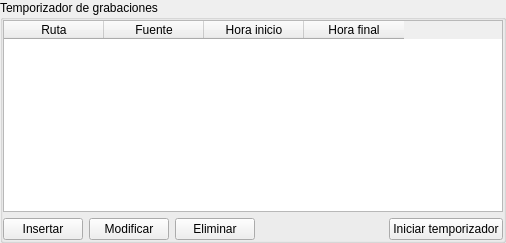
      <widget class="QGroupBox" name="groupBox_4">
       <property name="sizePolicy">
        <sizepolicy hsizetype="Expanding" vsizetype="Expanding">
         <horstretch>0</horstretch>
         <verstretch>0</verstretch>
        </sizepolicy>
       </property>
       <property name="title">
        <string>Temporizador de grabaciones</string>
       </property>
       <layout class="QGridLayout" name="gridLayout_7">
        <property name="leftMargin">
         <number>0</number>
        </property>
        <property name="topMargin">
         <number>0</number>
        </property>
        <property name="rightMargin">
         <number>0</number>
        </property>
        <property name="bottomMargin">
         <number>0</number>
        </property>
        <item row="2" column="4">
         <widget class="QPushButton" name="pushButton_13">
          <property name="text">
           <string>Iniciar temporizador</string>
          </property>
          <property name="icon">
           <iconset resource="recoverdrake.qrc">
            <normaloff>:/Imagenes/apagar.jpeg</normaloff>:/Imagenes/apagar.jpeg</iconset>
          </property>
          <property name="iconSize">
           <size>
            <width>25</width>
            <height>25</height>
           </size>
          </property>
         </widget>
        </item>
        <item row="2" column="1">
         <widget class="QPushButton" name="pushButton_9">
          <property name="text">
           <string>Modificar</string>
          </property>
          <property name="icon">
           <iconset resource="recoverdrake.qrc">
            <normaloff>:/Imagenes/boli.png</normaloff>:/Imagenes/boli.png</iconset>
          </property>
          <property name="iconSize">
           <size>
            <width>25</width>
            <height>25</height>
           </size>
          </property>
         </widget>
        </item>
        <item row="2" column="2">
         <widget class="QPushButton" name="pushButton_10">
          <property name="text">
           <string>Eliminar</string>
          </property>
          <property name="icon">
           <iconset resource="recoverdrake.qrc">
            <normaloff>:/Imagenes/bad.png</normaloff>:/Imagenes/bad.png</iconset>
          </property>
          <property name="iconSize">
           <size>
            <width>25</width>
            <height>25</height>
           </size>
          </property>
         </widget>
        </item>
        <item row="2" column="0">
         <widget class="QPushButton" name="pushButton_8">
          <property name="text">
           <string>Insertar</string>
          </property>
          <property name="icon">
           <iconset resource="recoverdrake.qrc">
            <normaloff>:/Imagenes/filesave.png</normaloff>:/Imagenes/filesave.png</iconset>
          </property>
          <property name="iconSize">
           <size>
            <width>25</width>
            <height>25</height>
           </size>
          </property>
         </widget>
        </item>
        <item row="2" column="3">
         <spacer name="horizontalSpacer_9">
          <property name="orientation">
           <enum>Qt::Horizontal</enum>
          </property>
          <property name="sizeHint" stdset="0">
           <size>
            <width>40</width>
            <height>20</height>
           </size>
          </property>
         </spacer>
        </item>
        <item row="0" column="0" colspan="5">
         <widget class="QTableWidget" name="tableWidget">
          <property name="sizePolicy">
           <sizepolicy hsizetype="Expanding" vsizetype="Expanding">
            <horstretch>0</horstretch>
            <verstretch>0</verstretch>
           </sizepolicy>
          </property>
          <property name="minimumSize">
           <size>
            <width>500</width>
            <height>0</height>
           </size>
          </property>
          <property name="toolTip">
           <string>Ventana de lista de archivos cargados</string>
          </property>
          <property name="statusTip">
           <string>Ventana de lista de archivos cargados</string>
          </property>
          <property name="whatsThis">
           <string>Ventana de lista de archivos cargados</string>
          </property>
          <property name="editTriggers">
           <set>QAbstractItemView::AnyKeyPressed</set>
          </property>
          <property name="alternatingRowColors">
           <bool>true</bool>
          </property>
          <property name="selectionBehavior">
           <enum>QAbstractItemView::SelectRows</enum>
          </property>
          <property name="sortingEnabled">
           <bool>true</bool>
          </property>
          <column>
           <property name="text">
            <string>Ruta</string>
           </property>
          </column>
          <column>
           <property name="text">
            <string>Fuente</string>
           </property>
          </column>
          <column>
           <property name="text">
            <string>Hora inicio</string>
           </property>
          </column>
          <column>
           <property name="text">
            <string>Hora final</string>
           </property>
          </column>
         </widget>
        </item>
       </layout>
      </widget>
